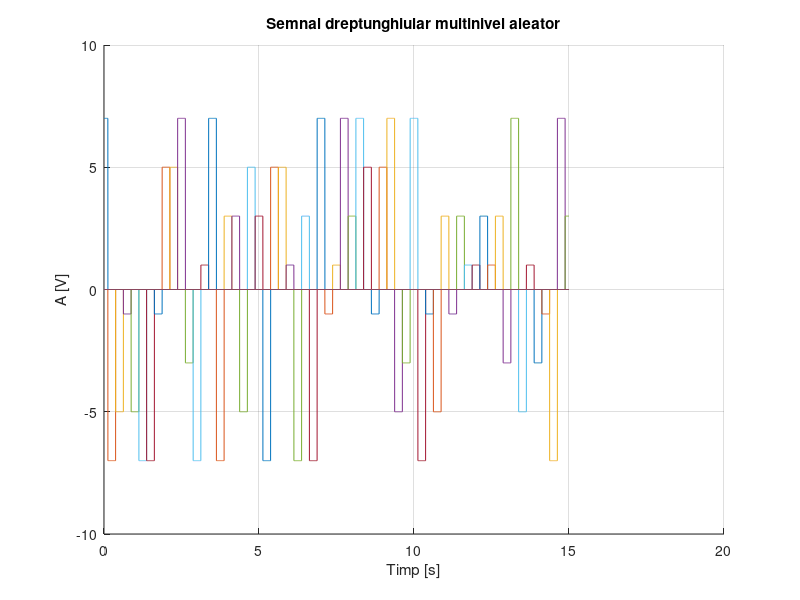

Here is the MATLAB script that generated this plot:
%Semnal dreptunghiular multinivel, aleator cu:
%Durata fiecarui nivel: 0,25 s;
%Nivelurile:
%d){-7,-5,-3,-1,1,3,5,7}
%Rezolutie temporala 2ms
t=0:0.002:15;
niv = [ -7 -5 -3 -1 1 3 5 7];
hold on
title('Semnal dreptunghiular multinivel aleator')
xlabel('Timp [s]')
ylabel('A [V]')
for n=0:0.25:40
y = datasample(niv, 1);
plot(t, y*rectpuls(t-n, 0.25))
end
grid